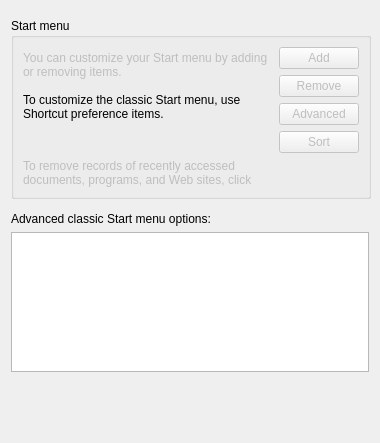
<?xml version="1.0" encoding="UTF-8"?>
<ui version="4.0">
 <class>StartClassicWidget</class>
 <widget class="QWidget" name="StartClassicWidget">
  <property name="geometry">
   <rect>
    <x>0</x>
    <y>0</y>
    <width>380</width>
    <height>443</height>
   </rect>
  </property>
  <property name="sizePolicy">
   <sizepolicy hsizetype="Fixed" vsizetype="Fixed">
    <horstretch>0</horstretch>
    <verstretch>0</verstretch>
   </sizepolicy>
  </property>
  <property name="minimumSize">
   <size>
    <width>380</width>
    <height>443</height>
   </size>
  </property>
  <property name="maximumSize">
   <size>
    <width>486</width>
    <height>443</height>
   </size>
  </property>
  <property name="windowTitle">
   <string>Form</string>
  </property>
  <layout class="QGridLayout" name="gridLayout_2">
   <item row="0" column="0">
    <widget class="QGroupBox" name="startGroupBox">
     <property name="sizePolicy">
      <sizepolicy hsizetype="Fixed" vsizetype="Fixed">
       <horstretch>0</horstretch>
       <verstretch>0</verstretch>
      </sizepolicy>
     </property>
     <property name="minimumSize">
      <size>
       <width>360</width>
       <height>0</height>
      </size>
     </property>
     <property name="title">
      <string>Start menu</string>
     </property>
     <layout class="QGridLayout" name="gridLayout">
      <item row="0" column="0" rowspan="2">
       <widget class="QLabel" name="customizemenuLabel">
        <property name="enabled">
         <bool>false</bool>
        </property>
        <property name="text">
         <string>You can customize your Start menu by adding or removing items.</string>
        </property>
        <property name="wordWrap">
         <bool>true</bool>
        </property>
       </widget>
      </item>
      <item row="0" column="1">
       <widget class="QPushButton" name="addPushButton">
        <property name="enabled">
         <bool>false</bool>
        </property>
        <property name="text">
         <string>Add</string>
        </property>
       </widget>
      </item>
      <item row="1" column="1" rowspan="2">
       <widget class="QPushButton" name="removePushButton">
        <property name="enabled">
         <bool>false</bool>
        </property>
        <property name="text">
         <string>Remove</string>
        </property>
       </widget>
      </item>
      <item row="2" column="0" rowspan="2">
       <widget class="QLabel" name="classicmenuLabel">
        <property name="text">
         <string>To customize the classic Start menu, use Shortcut preference items.</string>
        </property>
        <property name="wordWrap">
         <bool>true</bool>
        </property>
       </widget>
      </item>
      <item row="3" column="1">
       <widget class="QPushButton" name="advancedPushButton">
        <property name="enabled">
         <bool>false</bool>
        </property>
        <property name="text">
         <string>Advanced</string>
        </property>
       </widget>
      </item>
      <item row="4" column="1">
       <widget class="QPushButton" name="sortPushButton">
        <property name="enabled">
         <bool>false</bool>
        </property>
        <property name="text">
         <string>Sort</string>
        </property>
       </widget>
      </item>
      <item row="5" column="0">
       <widget class="QLabel" name="removeLabel">
        <property name="enabled">
         <bool>false</bool>
        </property>
        <property name="text">
         <string>To remove records of recently accessed documents, programs, and Web sites, click Clear.</string>
        </property>
        <property name="wordWrap">
         <bool>true</bool>
        </property>
       </widget>
      </item>
     </layout>
    </widget>
   </item>
   <item row="1" column="0">
    <widget class="QLabel" name="label">
     <property name="text">
      <string>Advanced classic Start menu options:</string>
     </property>
     <property name="buddy">
      <cstring>treeView</cstring>
     </property>
    </widget>
   </item>
   <item row="2" column="0">
    <widget class="QTreeView" name="treeView"/>
   </item>
   <item row="3" column="0">
    <spacer name="verticalSpacer">
     <property name="orientation">
      <enum>Qt::Vertical</enum>
     </property>
     <property name="sizeHint" stdset="0">
      <size>
       <width>348</width>
       <height>112</height>
      </size>
     </property>
    </spacer>
   </item>
  </layout>
 </widget>
 <tabstops>
  <tabstop>addPushButton</tabstop>
  <tabstop>removePushButton</tabstop>
  <tabstop>advancedPushButton</tabstop>
  <tabstop>sortPushButton</tabstop>
  <tabstop>treeView</tabstop>
 </tabstops>
 <resources/>
 <connections/>
</ui>
